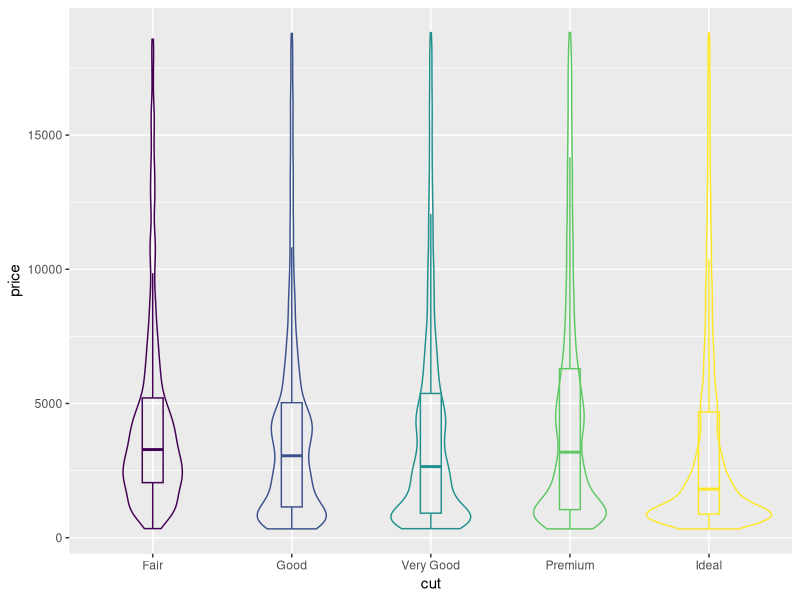

R code for this plot:
library(tidyverse)
diamonds_df <- diamonds

plotty <- diamonds_df %>% 
  ggplot(aes(x = cut, y = price, color = cut)) +
  geom_boxplot(alpha = 0, width = 0.15) +
  geom_violin(alpha = 0) +
  theme(legend.position = "none")
